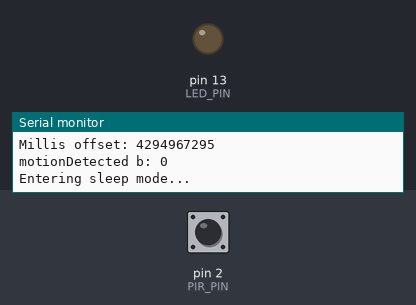
The sketch below on a simulated Arduino Uno, built with avr-gcc and run on an emulated ATmega328P. On the bench: output pins drawn as LEDs (lit = HIGH), the last lines printed to the serial monitor. Inputs (shaded band) come from the test bench; at power-on: pin 2 (PIR_PIN) HIGH. Sleep ends after the set time or at an interrupt; EEPROM starts erased.

Above: at 1.2 s.
1.3 s: pin 2 (PIR_PIN) pulsed LOW 2 times (0.12 s each, 0.3 s apart)
At 2.4 s:
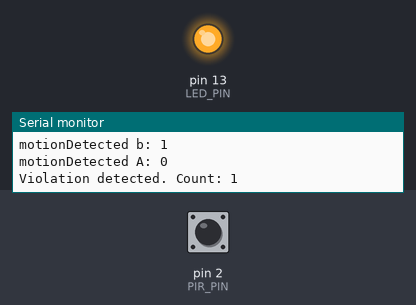
Timing chart, 0 to 8.0 s (numbered marks = the images above; inputs shaded):
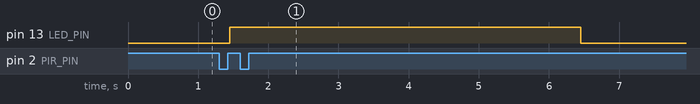

The sketch:

sleep_test.ino
```cpp
#include <EEPROM.h>
#include <avr/sleep.h>
#include <avr/interrupt.h>

#define PIR_PIN 2
#define LED_PIN 13

volatile bool motionDetected = false;
int violationCount = 0;

unsigned long dayStartTime;
unsigned long previousTime;

const unsigned long dayDuration = 86400000;
const int eepromAddr = 0;

struct SystemState {
  int violationCount;
  unsigned long millisOffset;
} state;

void setup() {
  Serial.begin(9600);
  pinMode(PIR_PIN, INPUT);
  pinMode(LED_PIN, OUTPUT);

  attachInterrupt(digitalPinToInterrupt(PIR_PIN), motionInterrupt, RISING);

  // Load system state from EEPROM
  EEPROM.get(eepromAddr, state);

  if (state.violationCount < 0 || state.violationCount > 1000) {
    state.violationCount = 0;
  }

  dayStartTime = millis();
  previousTime = millis();

  Serial.println("Setup complete.");
  Serial.print("Resuming with violations: ");
  Serial.println(state.violationCount);
  Serial.print("Millis offset: ");
  Serial.println(state.millisOffset);
}

void loop() {
  unsigned long currentTime = millis();
  unsigned long elapsedMillis = currentTime - previousTime;
  previousTime = currentTime;

  state.millisOffset += elapsedMillis;
  EEPROM.put(eepromAddr, state);

  if (state.millisOffset - dayStartTime >= dayDuration) {
    state.violationCount = 0;
    state.millisOffset = 0;
    EEPROM.put(eepromAddr, state);
    dayStartTime = millis();
    Serial.println("24-hour period reset.");
  }

  Serial.print("motionDetected b: ");
  Serial.println(motionDetected);
  if (motionDetected) {
    motionDetected = false;
    Serial.print("motionDetected A: ");
    Serial.println(motionDetected);

    state.violationCount++;
    EEPROM.put(eepromAddr, state);
    Serial.print("Violation detected. Count: ");
    Serial.println(state.violationCount);

    digitalWrite(LED_PIN, HIGH);
    delay(5000);
    digitalWrite(LED_PIN, LOW);
  }

  enterSleepMode();
}

void motionInterrupt() {
  motionDetected = true;
}

void enterSleepMode() {
  Serial.println("Entering sleep mode...");
  delay(100);
  set_sleep_mode(SLEEP_MODE_PWR_DOWN);
  sleep_enable();
  digitalWrite(LED_PIN, LOW);
  sleep_cpu();
  sleep_disable();
  Serial.println("Waking up from sleep...");
}
```

Measured:
- after the input at 1.3 s, pin 13 (LED_PIN): LOW → HIGH after 0.15 s, → LOW 5.0 s later
